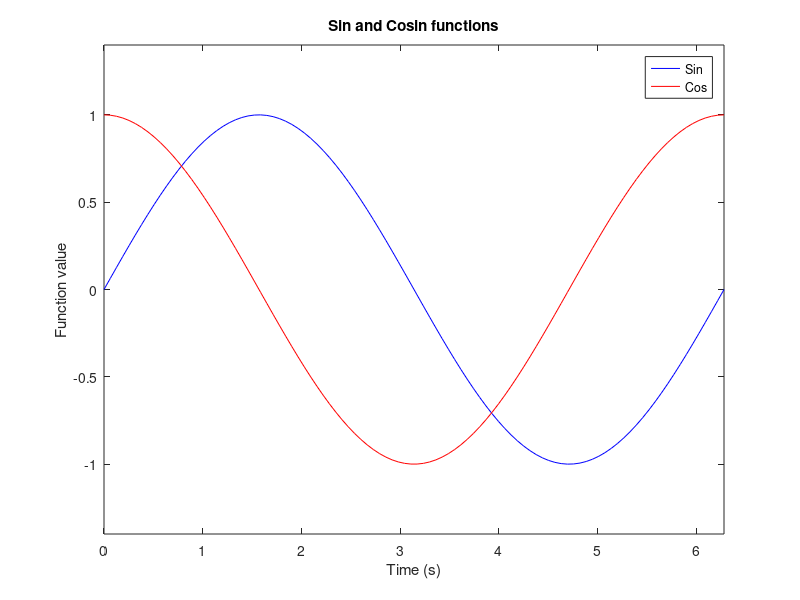

Write the MATLAB code that produced this figure.
clear
clc
figure
t = linspace(0,2*pi, 100);
sint = sin(t);
plot(t,sint, 'b');
hold on;
cost = cos(t);
plot(t, cost, 'r');
xlabel('Time (s)');
ylabel('Function value');
title('Sin and Cosin functions');
legend('Sin', 'Cos');
xlim([0,2*pi]);
ylim([-1.4,1.4]);